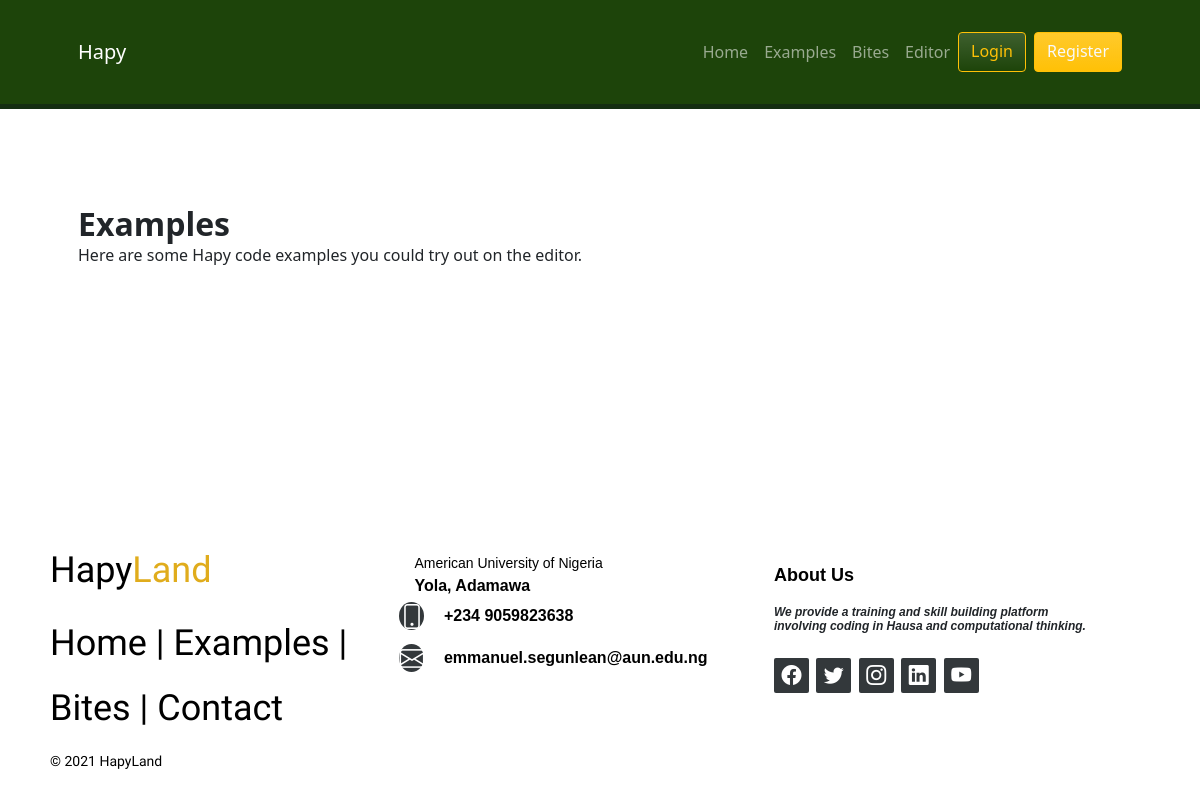
Page /examples on the earlier database version.
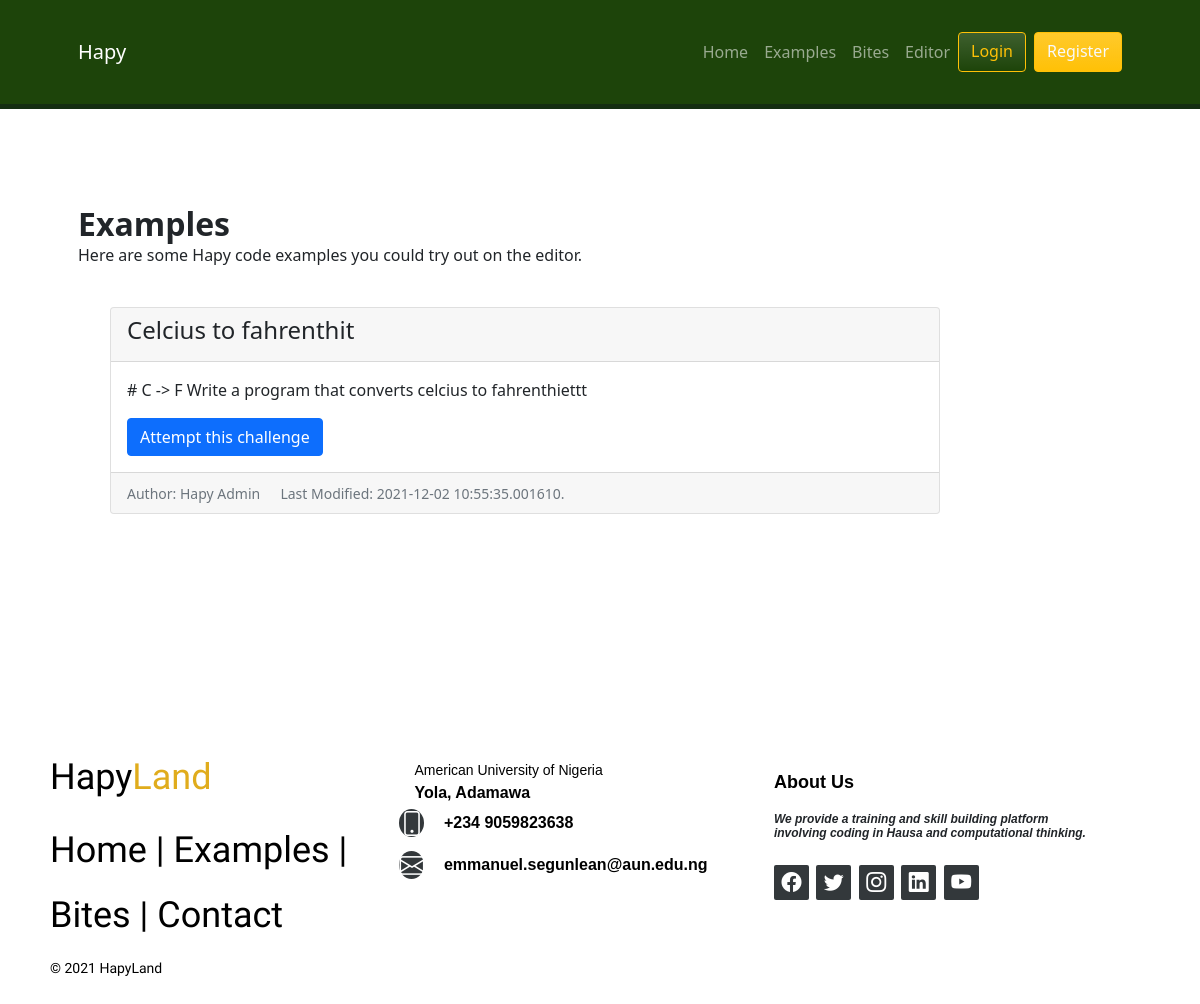
Same page on the later database version.
### api/models.py (models this page shows, shortened)
class Challenge(Base):
    __tablename__ = "challenges"
    id = Column(Integer, primary_key=True, autoincrement=True)
    title = Column(String(255), nullable=False)
    slug = Column(String(255))
    description = Column(Text, nullable=False)
    created_at = Column(TIMESTAMP, default=datetime.now())
    updated_at = Column(TIMESTAMP, default=datetime.now())
    solutions = relationship("Solution", back_populates="challenge")

### frontend/main.py (the view)
@frontend.get("/examples", response_class=HTMLResponse)
async def examples(
    request: Request,
    current_user: UserSchema = Depends(get_current_user2),
    db: Session = Depends(get_db),
):
    examples = crud.get_challenges(db)
    return templates.TemplateResponse(
        "examples.html",
        {"request": request, "user": current_user, "examples": examples},
    )

### frontend/templates/examples.html
{% extends "layouts/base.html" %} {% block title %} Examples {% endblock %} {% block head %} {{ super() }} {% endblock %}
{% block content %}
<section class="py-5" id="features" style="border-top: solid #152e12 5px">
    <div class="container px-5 my-5">
        <div class="row gx-5">
            <div class="col-lg-10 mb-5 mb-lg-0">
                <h2 class="fw-bolder mb-0">Examples</h2>
                <p>Here are some Hapy code examples you could try out on the editor.</p>
                <br />
                <ul>
                    {% for i in examples %}
                    <li class="card">
                        <div class="card-header">
                            <h4 class="card-title">{{i.title}} </h4>
                        </div>
                        <div class="card-body">
                            <p class="card-text">
                                {{i.description}}
                            </p>
                            <a href="/examples/{{i.id}}?i={{i.slug}}" class="btn btn-primary">Attempt this challenge</a>
                        </div>
                        <div class="card-footer">
                            <small class="text-muted">Author: Hapy Admin</small>
                            <small class="text-muted mx-3">Last Modified: {{ i.updated_at }}.</small>
                        </div>
                    </li>
                    {%endfor%}
                </ul>
            </div>
        </div>
    </div>
</section>
{% endblock %}

### frontend/templates/layouts/base.html (shortened to what this page needs)
<!DOCTYPE html>
<html lang="en">
<head>
    <meta name="viewport" content="width=device-width, initial-scale=1.0"> {% block head %}
    <link rel="stylesheet" href="https://cdn.jsdelivr.net/npm/bootstrap-icons@1.6.1/font/bootstrap-icons.css">
    <link href="https://cdn.jsdelivr.net/npm/bootstrap@5.1.3/dist/css/bootstrap.min.css" rel="stylesheet"> {%block markup%}{%endblock%}
    <link rel="stylesheet" href="../static/css/styles.css?v=0.2" />
    {% endblock %}
</head>
<body class="d-flex flex-column h-100">
    <main class="flex-shrink-0">
        {% block navbar %} {% include "partials/nav-2.html" %} {% endblock %} {% block content %}{% endblock %}
    </main>
    {% block footer %} {% include "partials/footer-1.html" %} {% endblock %}
</body>
</html>

### frontend/templates/partials/nav-2.html (shortened to what this page needs)
<nav
  class="navbar navbar-expand-lg navbar-dark"
  style="background-color: #1d440a"
>
  <div class="container px-5 py-md-4">
    <a class="navbar-brand" href="/">Hapy</a>
    <div class="collapse navbar-collapse" id="navbarSupportedContent">
      <ul class="navbar-nav ms-auto mb-2 mb-lg-0">
        <li class="nav-item"><a class="nav-link" href="/">Home</a></li>
        <li class="nav-item">
          <a class="nav-link" href="/examples">Examples</a>
        </li>
        <li class="nav-item"><a class="nav-link" href="/bites">Bites</a></li>
        <li class="nav-item"><a class="nav-link" href="/editor">Editor</a></li>
        {% if user != None and user is defined %}
        <li class="nav-item dropdown">
          <a
            class="nav-link dropdown-toggle"
            id="navbarDropdownPortfolio"
            href="#"
            role="button"
            data-bs-toggle="dropdown"
            aria-expanded="false"
          >
          <span class="text-warning">{{user.username}}</span>
          <i class="bi bi-person"></i>
          </a>
          <ul
            class="dropdown-menu dropdown-menu-end"
            aria-labelledby="navbarDropdownPortfolio"
          >
          {% if user.is_superuser %}
            <li>
              <a class="dropdown-item" href="/admin/add_example"
                >Add Challenge</a
              >
            </li>
          {% endif %}
            <li>
              <a class="dropdown-item" href="/logout"
                >Logout</a
              >
            </li>
          </ul>
        </li>
        {% else %}
        <div
          class="d-grid gap-2 d-md-flex justify-content-end"
          style="font-size: 15px"
        >
          <a class="bg-gradient btn btn-outline-warning" href="/login">Login</a>
          <a class="btn btn-warning bg-gradient text-light" href="/register">Register</a>
        </div>
        {%endif%}
      </ul>
    </div>
  </div>
</nav>

### frontend/templates/partials/footer-1.html (shortened to what this page needs)
<footer class="footer-distributed">
    <div class="footer-left">
        <h3>Hapy<span>Land</span</h3>
        <p class="footer-links">
            <a href="/">Home</a> |
            <a href="/examples">Examples</a> |
            <a href="/bites">Bites</a> |
            <a href="#">Contact</a>
        </p>
        <p class="footer-company-name">© 2021 HapyLand </p>
    </div>
    <div class="footer-center">
        <div>
            <p><span>
                    American University of Nigeria </span> Yola, Adamawa</p>
        </div>
        <div>
            <i class="bi bi-phone"></i>
            <p> +234 9059823638 </p>
        </div>
        <div>
            <i class="bi bi-envelope"></i>
            <p><a href="mailto:emmanuel.segunlean@aun.edu.ng">emmanuel.segunlean@aun.edu.ng</a></p>
        </div>
    </div>
    <div class="footer-right">
        <p class="footer-company-about" ;>
            <span>About Us</span>
            <p style="font-style: italic; font-size: 12px"> We provide a training and skill building platform involving coding in Hausa and computational thinking.</p>
        </p>
        <div class="footer-icons">
            <a href="#"><i class="bi bi-facebook"></i></a>
            <a href="#"><i class="bi bi-twitter"></i></a>
            <a href="#"><i class="bi bi-instagram"></i></a>
            <a href="#"><i class="bi bi-linkedin"></i></a>
            <a href="#"><i class="bi bi-youtube"></i></a>
        </div>
    </div>
</footer>

### frontend/static/css/styles.css (style rules this page uses)
footer { position: fixed; bottom: 0; }
.footer-distributed { width: 100%; text-align: left; font: bold 16px sans-serif; padding: 50px 50px 60px 50px; margin-top: 80px; }
.footer-distributed .footer-left, .footer-distributed .footer-center, .footer-distributed .footer-right { display: inline-block; vertical-align: top; }
.footer-distributed .footer-left { width: 30%; }
.footer-distributed h3 { color: #000000; font: normal 36px 'Cookie', cursive; margin: 0; }
.footer-distributed h3 span { color: #e0ac1c; }
.footer-distributed .footer-links { color: #000000; margin: 20px 0 12px; }
.footer-distributed .footer-links a { display: inline-block; line-height: 1.8; text-decoration: none; color: inherit; }
.footer-distributed .footer-company-name { color: #000000; font-size: 14px; font-weight: normal; margin: 0; }
.footer-distributed .footer-center { width: 35%; }
.footer-distributed .footer-center i { background-color: #33383b; color: #ffffff; font-size: 25px; width: 38px; height: 38px; border-radius: 50%; text-align: center; line-height: 42px; margin: 10px 15px; vertical-align: middle; }
.footer-distributed .footer-center p { display: inline-block; color: #000000; vertical-align: middle; margin: 0; }
.footer-distributed .footer-center p span { display: block; font-weight: normal; font-size: 14px; line-height: 2; }
.footer-distributed .footer-center p a { color: #000000; text-decoration: none; ; }
.footer-distributed .footer-right { width: 30%; }
.footer-distributed .footer-company-about { line-height: 20px; color: #000000; font-size: 13px; font-weight: normal; margin: 0; }
.footer-distributed .footer-company-about span { display: block; color: #000000; font-size: 18px; font-weight: bold; margin-bottom: 20px; }
.footer-distributed .footer-icons { margin-top: 25px; }
.footer-distributed .footer-icons a { display: inline-block; width: 35px; height: 35px; cursor: pointer; background-color: #33383b; border-radius: 2px; font-size: 20px; color: #ffffff; text-align: center; line-height: 35px; margin-right: 3px; margin-bottom: 5px; }

Differences in the rows shown:
added Challenge: title "Celcius to fahrenthit", description "# C -> F Write a program that converts celcius to fahrenthiettt", updated_at "2021-12-02 10:55:35.001610"
